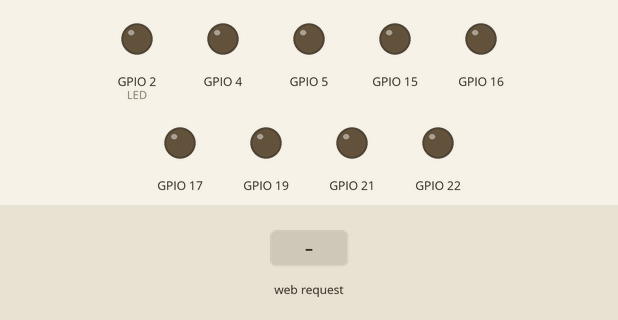
Simulated run of this sketch. Board: ESP32. On the bench: output pins drawn as LEDs (lit = HIGH). The inputs (shaded band) are chosen by the test bench. WiFi joins after 1.5 s; servers stay silent unless stated; what the sketch prints to the serial monitor is not drawn.

Above: at 2.8 s.
2.9 s: HTTP request GET /h1 received
At 3.7 s:
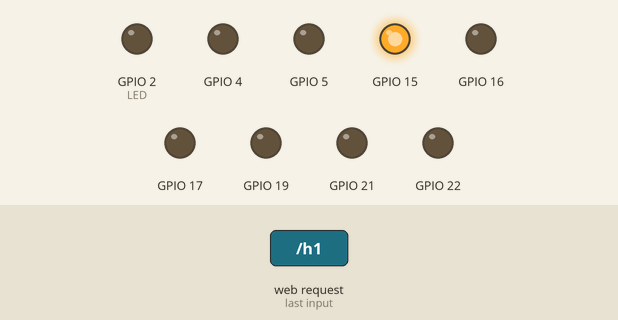
4.4 s: HTTP request GET /h2 received
At 4.9 s:
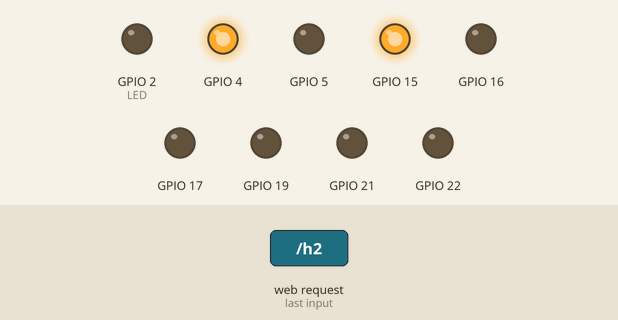
5.9 s: HTTP request GET /h3 received
At 7.1 s:
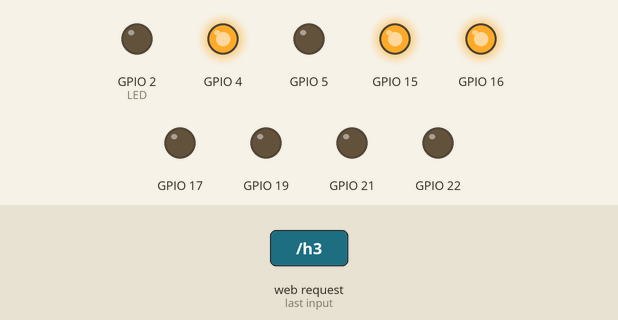
7.4 s: HTTP request GET /h4 received
At 8.4 s:
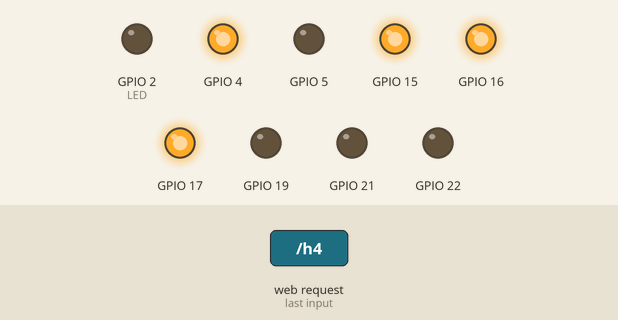
8.9 s: HTTP request GET /z1 received
At 9.5 s:
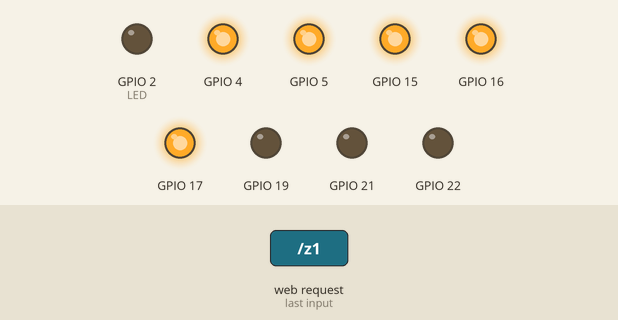
10.4 s: HTTP request GET /z2 received
At 10.7 s:
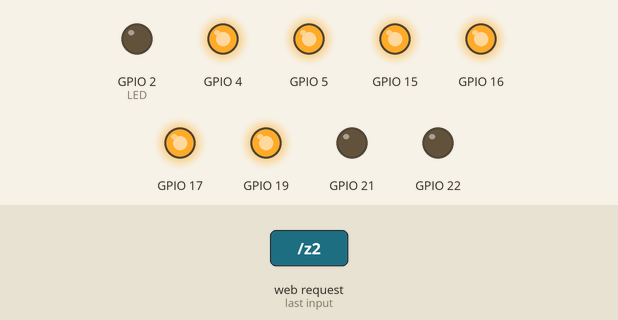
Timing chart, 0 to 12.9 s (numbered marks = the images above; inputs shaded):
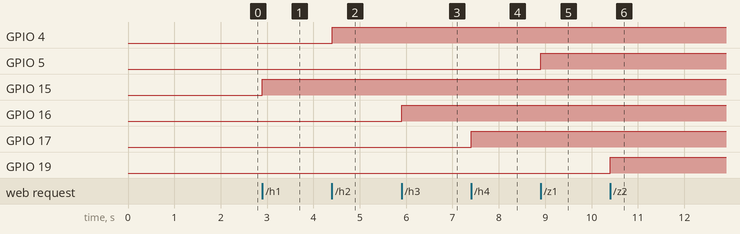

The sketch:

sketch_apr24a.ino
```cpp
#include <WiFi.h>
#include <WebServer.h>
#define LED 2

const char* ssid = "TFG_RICO";
const char* pass = "TFG_RICO_1234";


WebServer server(80);
IPAddress ip(192,168,1,41);
IPAddress gateway(192,168,1,1);
IPAddress subnet(255,255,255,0);

void controlLuces(int led){
  server.send(200, "text/plain", "Hola mundo!");
   if (digitalRead(led) == HIGH){
    digitalWrite(led , LOW);
   }else{
    digitalWrite(led , HIGH);
   }
}

//

// Funcion que se ejecutara en URI desconocida
void handleNotFound()
{
   server.send(404, "text/plain", "Not found");
}

void setup() {
Serial.begin(115200);
delay(10);
WiFi.mode(WIFI_STA);
WiFi.config(ip, gateway, subnet);
WiFi.begin(ssid,pass);
Serial.print("Conectando a:\t");
  Serial.println(ssid);

  // Esperar a que nos conectemos
  while (WiFi.status() != WL_CONNECTED)
  {
    delay(200);
  Serial.print('.');
  }

  // Mostrar mensaje de exito y dirección IP asignada
  Serial.println();
  Serial.print("Conectado a:\t");
  Serial.println(WiFi.SSID());
  Serial.print("IP address:\t");
  Serial.println(WiFi.localIP());

 // Ruteo para las habitaciones interiores
  server.on("/h1", [](){ controlLuces(15); });
  server.on("/h2", [](){ controlLuces(4); });
  server.on("/h3", [](){ controlLuces(16); });
  server.on("/h4", [](){ controlLuces(17); });

  // Ruteo para las zonas exteriores
  server.on("/z1", [](){ controlLuces(5); });
  server.on("/z2", [](){ controlLuces(19); });
  server.on("/z3", [](){ controlLuces(21); });
  server.on("/z4", [](){ controlLuces(22); });


   // Ruteo para URI desconocida
   server.onNotFound(handleNotFound);

   // Iniciar servidor
   server.begin();
   Serial.println("HTTP server started");

   pinMode(LED,OUTPUT);
   pinMode(15,OUTPUT);
   pinMode(4,OUTPUT);
   pinMode(16,OUTPUT);
   pinMode(17,OUTPUT);
   pinMode(5,OUTPUT);
   pinMode(19,OUTPUT);
   pinMode(21,OUTPUT);
   pinMode(22,OUTPUT);
}

  // put your setup code here, to run once:}

void loop() {

  server.handleClient();
  // put your main code here, to run repeatedly:

}
```

Measured:
- after the input at 2.9 s, GPIO 15: LOW → HIGH at once
- after the input at 4.4 s, GPIO 4: LOW → HIGH at once
- after the input at 5.9 s, GPIO 16: LOW → HIGH at once
- after the input at 7.4 s, GPIO 17: LOW → HIGH at once
- after the input at 8.9 s, GPIO 5: LOW → HIGH at once
- after the input at 10.4 s, GPIO 19: LOW → HIGH at once
